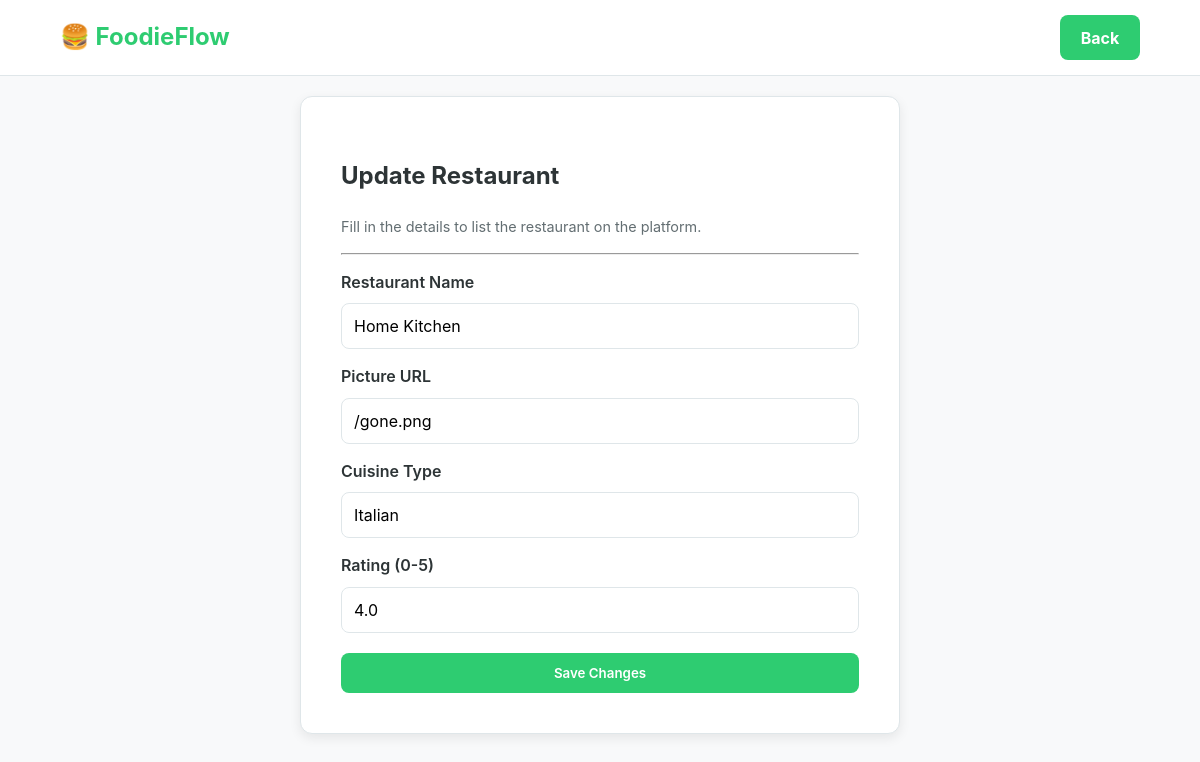
The app's page /open_update_restaurant/5 with its own data.
### delivery/models.py (models this page shows)
class Restaurant(models.Model):
    name = models.CharField(max_length=20)
    picture = models.URLField(max_length=200, default='https://encrypted-tbn0.gstatic.com/images?q=tbn:ANd9GcQQRhJSirkfYAti_IFEQkRqqYbS-IRQBYzo_g&s')
    cuisine = models.CharField(max_length=200)
    rating = models.FloatField()

### delivery/views.py (the view)
# urls.py: path('open_update_restaurant/<int:restaurant_id>', views.open_update_restaurant, name='open_update_restaurant'),
def open_update_restaurant(request, restaurant_id):
    restaurant = Restaurant.objects.get(id = restaurant_id)
    return render(request, 'update_restaurant.html', {"restaurant" : restaurant})

### delivery/templates/update_restaurant.html (shortened to what this page needs)
<!DOCTYPE html>
<html lang="en">
<head>
    {% load static %}
    <link rel="stylesheet" href="{% static 'styles.css' %}">
</head>
<body>
  <div class="navbar">
    <div class="nav-left">
        <h2>🍔 FoodieFlow</h2>
    </div>
    <div class="nav-right nav-actions">
        <button onclick="history.back()" class="btn-nav-primary">
            Back
        </button>
    </div>
</div>
<div class="container center-flex">
    <div class="card auth-card" style="width: 100%; max-width: 600px;">
        <h2>{% if restaurant %}Update{% else %}Add New{% endif %} Restaurant</h2>
        <p class="text-muted">Fill in the details to list the restaurant on the platform.</p>
        <hr>
        <form action="{% if restaurant %}{% url 'update_restaurant' restaurant.id %}{% else %}{% url 'add_restaurant' %}{% endif %}" method="post">
            <label>Restaurant Name</label>
            <input type="text" name="name" value="{{ restaurant.name }}" required>
            <label>Picture URL</label>
            <input type="text" name="picture" value="{{ restaurant.picture }}">
            <label>Cuisine Type</label>
            <input type="text" name="cuisine" value="{{ restaurant.cuisine }}">
            <label>Rating (0-5)</label>
            <input type="number" name="rating" min="0" max="5" step="0.5" value="{{ restaurant.rating }}">
            <button type="submit" class="btn full-width" style="margin-top: 20px;">
                {% if restaurant %}Save Changes{% else %}Add Restaurant{% endif %}
            </button>
        </form>
    </div>
</div>
</body>
</html>

### delivery/static/styles.css (style rules this page uses)
:root { --primary: #2ecc71; --primary-hover: #27ae60; --danger: #e74c3c; --bg-light: #f8f9fa; --white: #ffffff; --text-main: #2d3436; --text-muted: #636e72; --border: #dfe6e9; --shadow: 0 4px 12px rgba(0, 0, 0, 0.08); --radius: 12px; }
* { box-sizing: border-box; font-family: 'Inter', -apple-system, sans-serif; }
body { background-color: var(--bg-light); color: var(--text-main); margin: 0; line-height: 1.6; }
.container { max-width: 1200px; margin: 0 auto; padding: 20px; }
.navbar { background: var(--white); padding: 15px 5%; display: flex; justify-content: space-between; align-items: center; border-bottom: 1px solid var(--border); position: sticky; top: 0; z-index: 1000; }
.navbar h2 { margin: 0; color: var(--primary); font-size: 1.5rem; }
.nav-right { display: flex; align-items: center; gap: 20px; }
button, .btn { background: var(--primary); color: white; padding: 12px 24px; border: none; border-radius: 8px; font-weight: 600; cursor: pointer; text-decoration: none; display: inline-block; transition: 0.3s; text-align: center; }
.full-width { width: 100%; }
.card { background: var(--white); border-radius: var(--radius); box-shadow: var(--shadow); overflow: hidden; transition: 0.3s; border: 1px solid var(--border); }
.center-flex { display: flex; justify-content: center; align-items: center; min-height: 80vh; }
.auth-card { background: var(--white); padding: 40px; border-radius: var(--radius); width: 100%; max-width: 450px; box-shadow: var(--shadow); }
form label { display: block; font-weight: 600; margin-bottom: 8px; margin-top: 15px; }
input, textarea { width: 100%; padding: 12px; border: 1px solid var(--border); border-radius: 8px; font-size: 1rem; }
.text-muted { color: var(--text-muted); font-size: 0.9rem; }
.nav-actions { display: flex; gap: 12px; align-items: center; }
.btn-nav-primary { background-color: var(--primary); color: white; border: none; padding: 10px 20px; border-radius: 8px; font-weight: 700; cursor: pointer; font-size: 1rem; min-width: 80px; height: 45px; display: flex; justify-content: center; align-items: center; transition: background 0.2s ease, transform 0.1s; }

### records on screen
Restaurant: name "Home Kitchen", picture "/gone.png", cuisine "Italian", rating "4.0"
